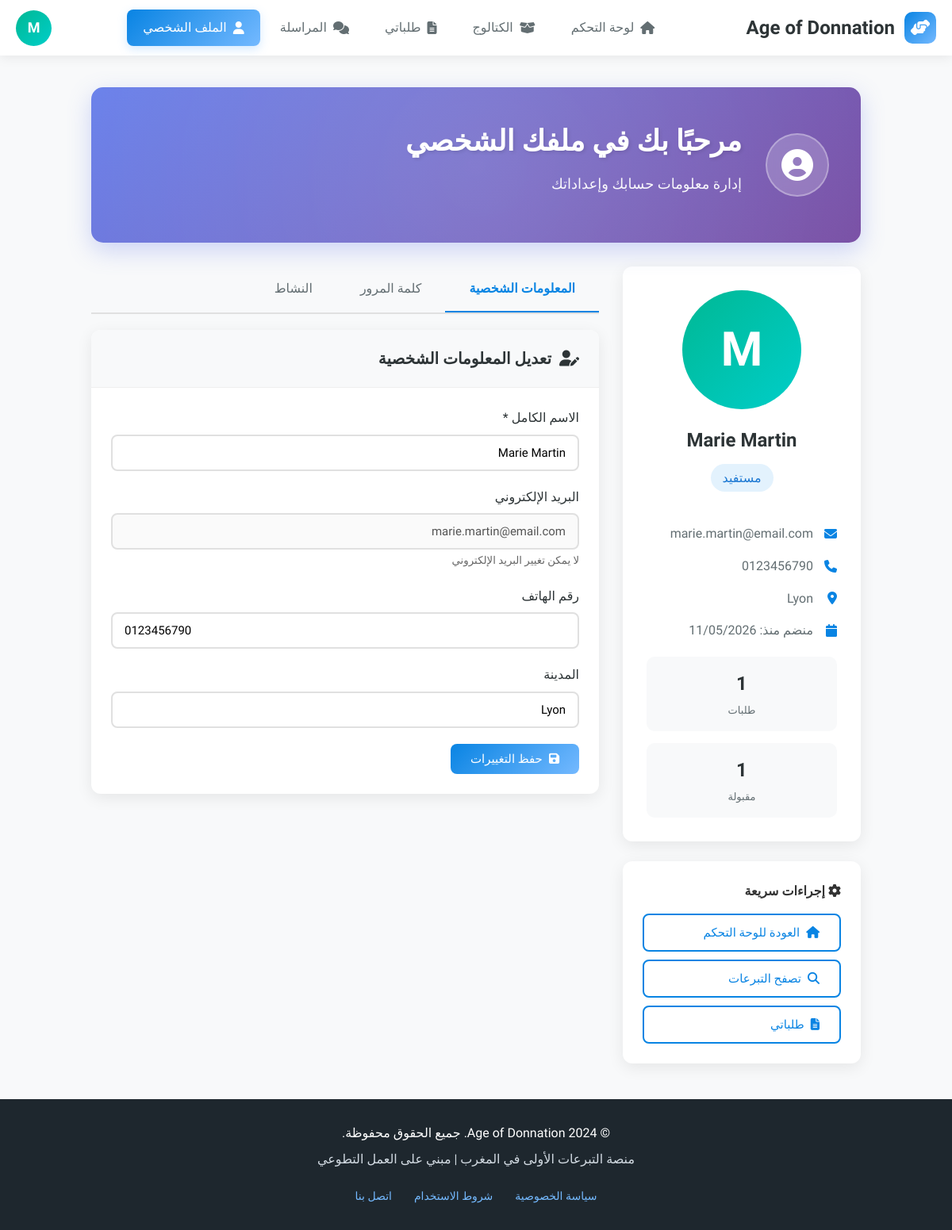
The app's page /beneficiaire/profile.php (signed in) with its own data.
### tables this page shows
CREATE TABLE `users` (
  `id` INT(11) NOT NULL AUTO_INCREMENT,
  `nom` VARCHAR(100) NOT NULL,
  `email` VARCHAR(255) NOT NULL,
  `password` VARCHAR(255) NOT NULL,
  `type` ENUM('donateur','beneficiaire','livreur','admin') NOT NULL,
  `telephone` VARCHAR(20) DEFAULT NULL,
  `adresse` TEXT DEFAULT NULL,
  `ville` VARCHAR(100) DEFAULT NULL,
  `status` ENUM('active','inactive','pending') DEFAULT 'active',
  `reset_token` VARCHAR(100) DEFAULT NULL,
  `reset_expires` DATETIME DEFAULT NULL,
  `created_at` TIMESTAMP NOT NULL DEFAULT CURRENT_TIMESTAMP,
  `updated_at` TIMESTAMP NOT NULL DEFAULT CURRENT_TIMESTAMP ON UPDATE CURRENT_TIMESTAMP,
  PRIMARY KEY (`id`),
  UNIQUE KEY `email` (`email`)
);

### beneficiaire/profile.php (the view, shortened to what this page needs)
<?php
$database = new Database();
$db = $database->getConnection();
$user_id = $_SESSION['user_id'];
$query_user = "SELECT * FROM users WHERE id = :user_id";
$stmt_user = $db->prepare($query_user);
$stmt_user->bindParam(":user_id", $user_id);
$stmt_user->execute();
$current_user = $stmt_user->fetch(PDO::FETCH_ASSOC);
$stats_query = "
    SELECT
        COUNT(*) as total_demandes,
        SUM(CASE WHEN statut = 'acceptee' THEN 1 ELSE 0 END) as demandes_acceptees,
        SUM(CASE WHEN statut = 'en_attente' THEN 1 ELSE 0 END) as demandes_attente
    FROM demandes
    WHERE beneficiaire_id = :user_id
";
$stats_stmt = $db->prepare($stats_query);
$stats_stmt->bindParam(":user_id", $user_id);
$stats_stmt->execute();
$stats = $stats_stmt->fetch(PDO::FETCH_ASSOC);
?>
<!DOCTYPE html>
<html lang="fr" dir="rtl">
<head>
    <link rel="stylesheet" href="https://cdnjs.cloudflare.com/ajax/libs/font-awesome/6.4.0/css/all.min.css">
</head>
<body>
    <nav class="navbar">
        <a href="dashboard.php" class="logo">
            <div class="logo-icon">
                <i class="fas fa-hands-helping"></i>
            </div>
            <span>Age of Donnation</span>
        </a>
        <ul class="nav-links" id="navLinks">
            <li class="nav-item"><a href="dashboard.php" class="nav-link"><i class="fas fa-home"></i> لوحة التحكم</a></li>
            <li class="nav-item"><a href="catalogue.php" class="nav-link"><i class="fas fa-box-open"></i> الكتالوج</a></li>
            <li class="nav-item"><a href="mes-demandes.php" class="nav-link"><i class="fas fa-file-alt"></i> طلباتي</a></li>
            <li class="nav-item"><a href="messagerie.php" class="nav-link"><i class="fas fa-comments"></i> المراسلة</a></li>
            <li class="nav-item"><a href="profile.php" class="nav-link active"><i class="fas fa-user"></i> الملف الشخصي</a></li>
        </ul>
        <div class="user-menu">
            <div class="user-avatar" onclick="toggleDropdown()" title="الملف الشخصي">
                <?php echo strtoupper(substr($current_user['nom'], 0, 1)); ?>
            </div>
        </div>
    </nav>
    <div class="main-content">
        <div class="container">
            <div class="welcome-section">
                <div class="welcome-content">
                    <div class="welcome-icon">
                        <i class="fas fa-user-circle"></i>
                    </div>
                    <div class="welcome-text">
                        <h1>مرحبًا بك في ملفك الشخصي</h1>
                        <p>إدارة معلومات حسابك وإعداداتك</p>
                    </div>
                </div>
            </div>
            <div class="profile-container">
                <div class="profile-sidebar">
                    <div class="card profile-card">
                        <div class="profile-avatar-large">
                            <?php echo strtoupper(substr($current_user['nom'], 0, 1)); ?>
                        </div>
                        <h2 class="profile-name"><?php echo htmlspecialchars($current_user['nom']); ?></h2>
                        <div class="profile-role">مستفيد</div>
                        <div class="profile-info">
                            <div class="profile-info-item">
                                <i class="fas fa-envelope"></i>
                                <span><?php echo htmlspecialchars($current_user['email']); ?></span>
                            </div>
                            <?php if($current_user['telephone']): ?>
                            <div class="profile-info-item">
                                <i class="fas fa-phone"></i>
                                <span><?php echo htmlspecialchars($current_user['telephone']); ?></span>
                            </div>
                            <?php endif; ?>
                            <?php if($current_user['ville']): ?>
                            <div class="profile-info-item">
                                <i class="fas fa-map-marker-alt"></i>
                                <span><?php echo htmlspecialchars($current_user['ville']); ?></span>
                            </div>
                            <?php endif; ?>
                            <div class="profile-info-item">
                                <i class="fas fa-calendar"></i>
                                <span>منضم منذ: <?php echo date('d/m/Y', strtotime($current_user['created_at'])); ?></span>
                            </div>
                        </div>
                        <div class="stats-grid-small">
                            <div class="stat-card-small">
                                <h4><?php echo $stats['total_demandes'] ?? 0; ?></h4>
                                <p>طلبات</p>
                            </div>
                            <div class="stat-card-small">
                                <h4><?php echo $stats['demandes_acceptees'] ?? 0; ?></h4>
                                <p>مقبولة</p>
                            </div>
                        </div>
                    </div>
                    <div class="card" style="margin-top: 20px;">
                        <div class="card-body">
                            <h4><i class="fas fa-cog"></i> إجراءات سريعة</h4>
                            <div style="display: flex; flex-direction: column; gap: 10px; margin-top: 15px;">
                                <a href="dashboard.php" class="btn btn-outline">
                                    <i class="fas fa-home"></i> العودة للوحة التحكم
                                </a>
                                <a href="catalogue.php" class="btn btn-outline">
                                    <i class="fas fa-search"></i> تصفح التبرعات
                                </a>
                                <a href="mes-demandes.php" class="btn btn-outline">
                                    <i class="fas fa-file-alt"></i> طلباتي
                                </a>
                            </div>
                        </div>
                    </div>
                </div>
                <div class="profile-main">
                    <div class="tabs">
                        <div class="tab active" onclick="switchTab('personal', event)">المعلومات الشخصية</div>
                        <div class="tab" onclick="switchTab('password', event)">كلمة المرور</div>
                        <div class="tab" onclick="switchTab('activity', event)">النشاط</div>
                    </div>
                    <div id="personalTab" class="tab-content active">
                        <div class="card">
                            <div class="card-header">
                                <h3><i class="fas fa-user-edit"></i> تعديل المعلومات الشخصية</h3>
                            </div>
                            <div class="card-body">
                                <form method="POST">
                                    <div class="form-group">
                                        <label class="form-label">الاسم الكامل *</label>
                                        <input type="text" name="nom" class="form-control" value="<?php echo htmlspecialchars($current_user['nom']); ?>" required>
                                    </div>
                                    <div class="form-group">
                                        <label class="form-label">البريد الإلكتروني</label>
                                        <input type="email" class="form-control" value="<?php echo htmlspecialchars($current_user['email']); ?>" disabled>
                                        <small style="color: #666;">لا يمكن تغيير البريد الإلكتروني</small>
                                    </div>
                                    <div class="form-group">
                                        <label class="form-label">رقم الهاتف</label>
                                        <input type="tel" name="telephone" class="form-control" value="<?php echo htmlspecialchars($current_user['telephone'] ?? ''); ?>">
                                    </div>
                                    <div class="form-group">
                                        <label class="form-label">المدينة</label>
                                        <input type="text" name="ville" class="form-control" value="<?php echo htmlspecialchars($current_user['ville'] ?? ''); ?>">
                                    </div>
                                    <button type="submit" class="btn btn-primary">
                                        <i class="fas fa-save"></i> حفظ التغييرات
                                    </button>
                                </form>
                            </div>
                        </div>
                    </div>
                </div>
            </div>
        </div>
    </div>
</body>
</html>
<?php
include '../includes/footer.php'; ?>

### records on screen
users: nom "M", nom "Marie Martin", email "marie.martin@email.com", telephone "0123456790", ville "Lyon", created_at "11/05/2026"

### other values on screen
$stats['total_demandes'] "1"
$stats['demandes_acceptees'] "1"
